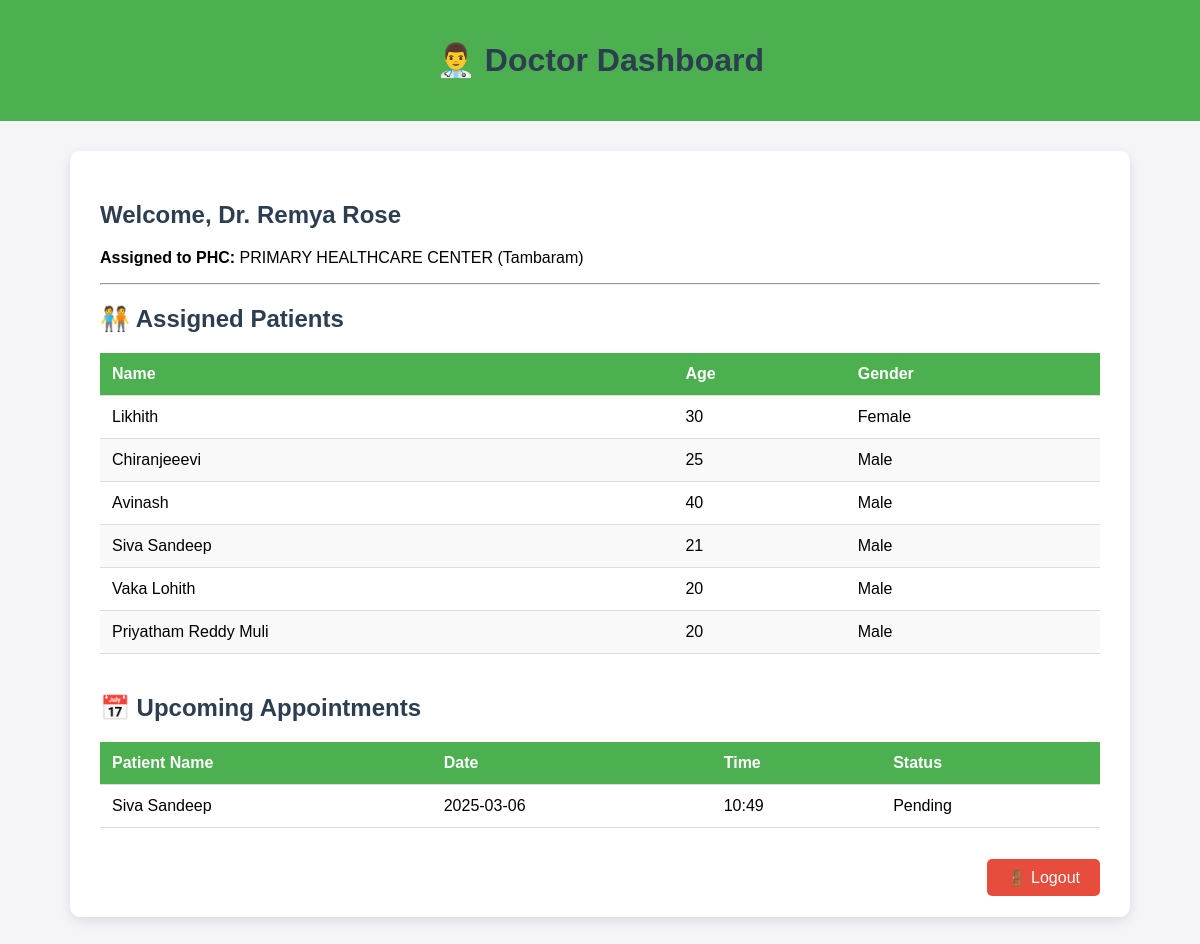
The app's page /doctor_dashboard/2 (signed in) with its own data.
### tables this page shows
CREATE TABLE Doctors (
    id INTEGER PRIMARY KEY AUTOINCREMENT,
    name VARCHAR(100) NOT NULL,
    specialization VARCHAR(100),
    phc_id INTEGER,
    sub_center_id INTEGER, password TEXT, username TEXT,
    FOREIGN KEY (phc_id) REFERENCES PHC(id),
    FOREIGN KEY (sub_center_id) REFERENCES SubCenter(id)
);

CREATE TABLE PHC (
    id INTEGER PRIMARY KEY AUTOINCREMENT,
    name VARCHAR(100) NOT NULL,
    location VARCHAR(100) NOT NULL
);

CREATE TABLE Patients (
    id INTEGER PRIMARY KEY AUTOINCREMENT,
    name VARCHAR(100) NOT NULL,
    age INTEGER NOT NULL,
    gender VARCHAR(10) NOT NULL,
    phc_id INTEGER,
    sub_center_id INTEGER, password TEXT, username TEXT,
    FOREIGN KEY (phc_id) REFERENCES PHC(id),
    FOREIGN KEY (sub_center_id) REFERENCES SubCenter(id)
);

CREATE TABLE Appointments (
    id INTEGER PRIMARY KEY AUTOINCREMENT,
    patient_id INTEGER NOT NULL,
    doctor_id INTEGER NOT NULL,
    date TEXT NOT NULL,
    time TEXT NOT NULL,
    status TEXT DEFAULT 'Pending',
    reason TEXT,
    FOREIGN KEY (patient_id) REFERENCES Patients(id),
    FOREIGN KEY (doctor_id) REFERENCES Doctors(id)
);

### app.py (the view)
@app.route('/doctor_dashboard/<int:doctor_id>')
def doctor_dashboard(doctor_id):
    if 'role' not in session or session['role'] != 'doctor':
        return redirect(url_for('doctor_login'))
    conn = get_db_connection()
    doctor = conn.execute("SELECT * FROM Doctors WHERE id = ?", (doctor_id,)).fetchone()
    if not doctor:
        conn.close()
        return "Doctor not found", 404  # Handle invalid doctor ID
    phc = conn.execute("SELECT * FROM PHC WHERE id = ?", (doctor['phc_id'],)).fetchone()
    sub_center = conn.execute("SELECT * FROM SubCenter WHERE id = ?", (doctor['sub_center_id'],)).fetchone()
    patients = conn.execute("""
        SELECT * FROM Patients
        WHERE phc_id = ? OR sub_center_id = ?
    """, (doctor['phc_id'], doctor['sub_center_id'])).fetchall()
    appointments = conn.execute("""
        SELECT a.id, p.name AS patient_name, a.date, a.time, a.status
        FROM Appointments a
        JOIN Patients p ON a.patient_id = p.id
        WHERE a.doctor_id = ?
        ORDER BY a.date, a.time
    """, (doctor_id,)).fetchall()
    conn.close()
    return render_template(
        'doctor_dashboard.html',
        doctor=doctor,
        phc=phc,
        sub_center=sub_center,
        patients=patients,
        appointments=appointments
    )

### app.py (called while the page is built)
def get_db_connection():
    conn = sqlite3.connect(DATABASE)
    conn.row_factory = sqlite3.Row  # Enable row access by column name
    return conn

### templates/doctor_dashboard.html (shortened to what this page needs)
<!DOCTYPE html>
<html lang="en">
<head>
</head>
<body>
<header>
    <h1>👨‍⚕️ Doctor Dashboard</h1>
</header>
<div class="container">
    <h2>Welcome,  {{ doctor['name'] }}</h2>
    {% if phc %}
        <p><strong>Assigned to PHC:</strong> {{ phc['name'] }} ({{ phc['location'] }})</p>
    {% elif sub_center %}
        <p><strong>Assigned to Sub-Center:</strong> {{ sub_center['name'] }} ({{ sub_center['location'] }})</p>
    {% endif %}
    <hr>
    <h2>🧑‍🤝‍🧑 Assigned Patients</h2>
    <table>
        <thead>
            <tr>
                <th>Name</th>
                <th>Age</th>
                <th>Gender</th>
            </tr>
        </thead>
        <tbody>
            {% for patient in patients %}
            <tr>
                <td>{{ patient['name'] }}</td>
                <td>{{ patient['age'] }}</td>
                <td>{{ patient['gender'] }}</td>
            </tr>
            {% endfor %}
        </tbody>
    </table>
    <h2>📅 Upcoming Appointments</h2>
    <table>
        <thead>
            <tr>
                <th>Patient Name</th>
                <th>Date</th>
                <th>Time</th>
                <th>Status</th>
            </tr>
        </thead>
        <tbody>
            {% for appointment in appointments %}
            <tr>
                <td>{{ appointment['patient_name'] }}</td>
                <td>{{ appointment['date'] }}</td>
                <td>{{ appointment['time'] }}</td>
                <td>{{ appointment['status'] }}</td>
            </tr>
            {% endfor %}
        </tbody>
    </table>
    <div class="logout">
        <a href="/logout">🚪 Logout</a>
    </div>
</div>
</body>
</html>

### templates/doctor_dashboard.html (style rules this page uses)
body { font-family: Arial, sans-serif; background-color: #f4f4f9; margin: 0; padding: 0; }
header { background-color: #4CAF50; color: white; padding: 20px; text-align: center; }
.container { max-width: 1000px; margin: 30px auto; background-color: white; padding: 30px; border-radius: 10px; box-shadow: 0 4px 12px rgba(0,0,0,0.1); }
h1, h2 { color: #2c3e50; }
table { width: 100%; border-collapse: collapse; margin: 20px 0 40px; }
table thead { background-color: #4CAF50; color: white; }
table th, table td { padding: 12px; text-align: left; border-bottom: 1px solid #ddd; }
table tr:nth-child(even) { background-color: #f9f9f9; }
.logout { text-align: right; }
.logout a { background-color: #e74c3c; color: white; padding: 10px 20px; text-decoration: none; border-radius: 5px; }

### records on screen
Doctors: name "Dr. Remya Rose"
PHC: name "PRIMARY HEALTHCARE CENTER", location "Tambaram"
Patients: name "Likhith", age "30", gender "Female"
Patients: name "Chiranjeeevi", age "25", gender "Male"
Patients: name "Avinash", age "40", gender "Male"
Patients: name "Siva Sandeep", age "21", gender "Male"
Patients: name "Vaka Lohith", age "20", gender "Male"
Patients: name "Priyatham Reddy Muli", age "20", gender "Male"
Appointments: patient_name "Siva Sandeep", date "2025-03-06", time "10:49", status "Pending"
